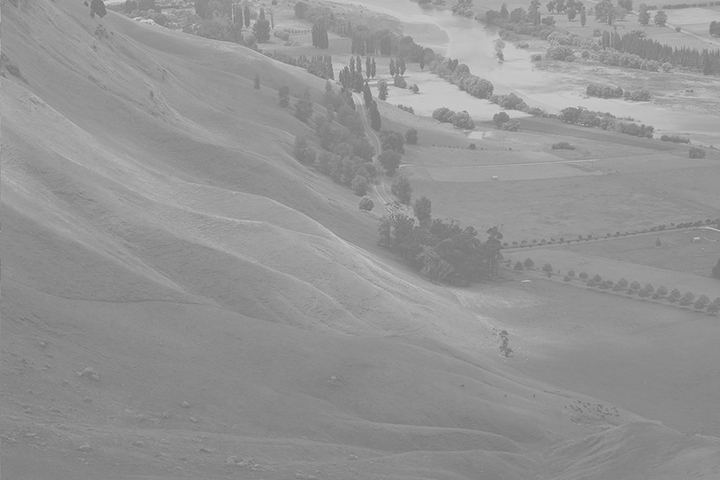
#> input picture 3. 컴퓨터 비전/openCV/Day04/Hawkes.jpg, 720 x 480 px
$ python 4_normalize.py
#> lines starting #> are read from the running program, lines starting #| are printed output that depends on the picture
import cv2
import numpy as np
import matplotlib.pyplot as plt

img = cv2.imread('./Hawkes.jpg', cv2.IMREAD_GRAYSCALE)
#> img is the input picture: shape (480, 720); min 112, max 214, mean 148

img_norm1 = img.astype(np.float32)
img_norm1 = ((img_norm1 - img_norm1.min()) * 255 / (img_norm1.max() - img_norm1.min()))
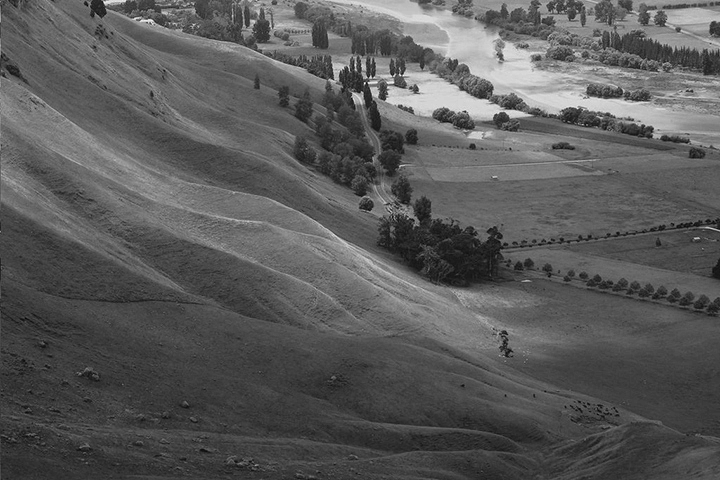
#> img_norm1: shape (480, 720) float32; min 0, max 255, mean 90
img_norm1 = img_norm1.astype(np.uint8)

img_norm2 = cv2.normalize(img, None, 0 , 255, cv2.NORM_MINMAX)

# [4 lines of commented-out code are left out]

hist = cv2.calcHist([img], [0], None, [256], [0, 255])
#> hist = 256 values, max 13863 at index 138, min 0 at index 0, mean 1350
hist_norm1 = cv2.calcHist([img_norm1], [0], None, [256], [0, 255])
#> hist_norm1 = 256 values, max 13863 at index 65, min 0 at index 1, mean 1350
hist_norm2 = cv2.calcHist([img_norm2], [0], None, [256], [0, 255])
#> hist_norm2 has the same summary as hist_norm1

hists = {'hist': hist, 'hist_norm1': hist_norm1, 'hist_norm2': hist_norm2}

for i, (k, v) in enumerate(hists.items()):
    plt.subplot(1, 3, i+1)
    plt.title(k)
    plt.plot(v)
#> this loop made 3 passes
#> k on passes 1 to 3: 'hist', 'hist_norm1', 'hist_norm2'
plt.show()
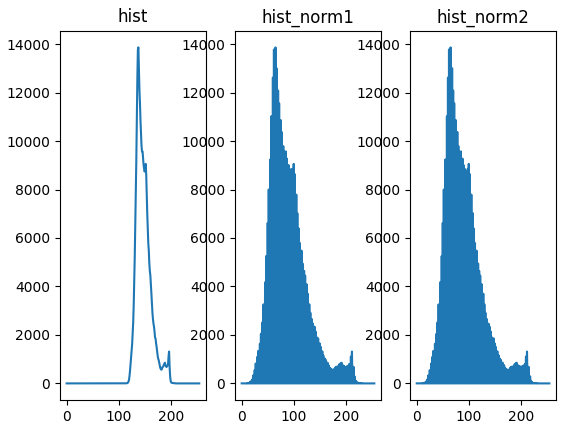
#> figure drawn by matplotlib, 3 panels; panel 1: curve peaks at x = 138, y = 13863; panel 2: curve peaks at x = 65, y = 13863; panel 3: curve peaks at x = 65, y = 13863
